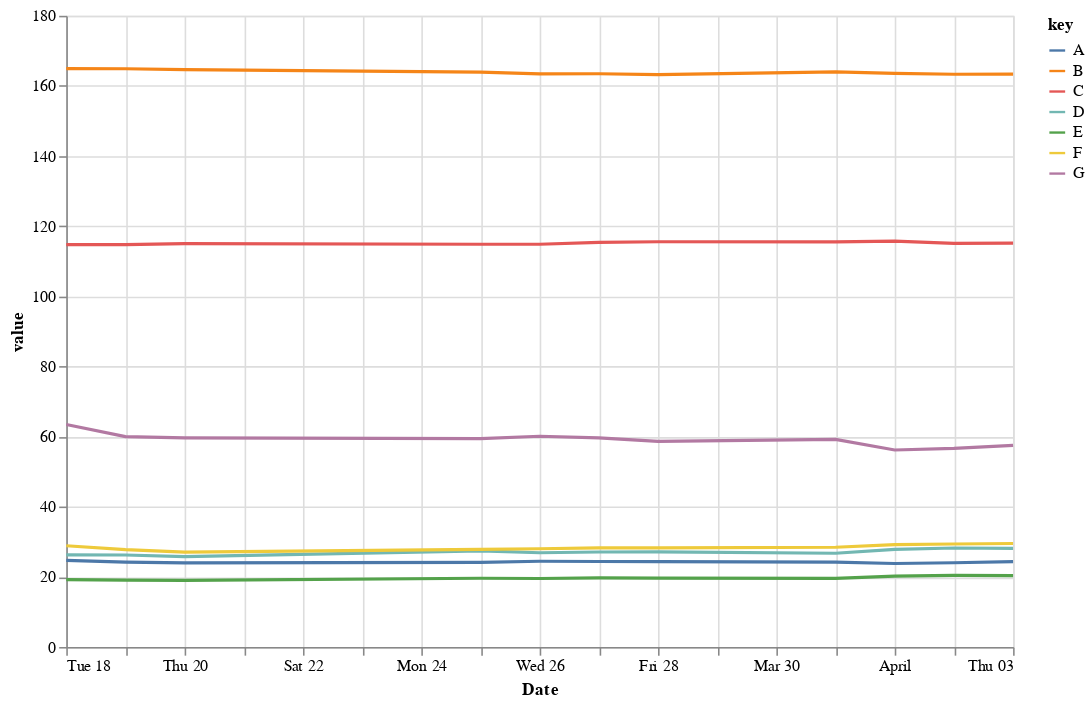

Source (notebook cell):
### Code cell
alt.Chart(data).transform_fold(['A', 'B', 'C', 'D', 'E', 'F', 'G']).mark_line().encode(
    x='Date:T',
    y='value:Q',
    color='key:N'
).properties(
    width=600,
    height=400
)

### Figure 1 — Vega-Lite specification as saved in the notebook (floating-point values rounded to 4 significant figures)
{"config": {"view": {"continuousWidth": 400, "continuousHeight": 300}}, "data": {"name": "data-7b06237e8472e39f0af47bb74180af08"}, "mark": "line", "encoding": {"color": {"type": "nominal", "field": "key"}, "x": {"type": "temporal", "field": "Date"}, "y": {"type": "quantitative", "field": "value"}}, "height": 400, "transform": [{"fold": ["A", "B", "C", "D", "E", "F", "G"]}], "width": 600, "$schema": "https://vega.github.io/schema/vega-lite/v4.8.1.json", "datasets": {"data-7b06237e8472e39f0af47bb74180af08": [{"Date": "2008-03-18T00:00:00", "A": 24.68, "B": 164.9, "C": 114.7, "D": 26.27, "E": 19.21, "F": 28.87, "G": 63.44}, {"Date": "2008-03-19T00:00:00", "A": 24.18, "B": 164.9, "C": 114.8, "D": 26.22, "E": 19.07, "F": 27.76, "G": 59.98}, {"Date": "2008-03-20T00:00:00", "A": 23.99, "B": 164.6, "C": 115.0, "D": 25.78, "E": 19.01, "F": 27.04, "G": 59.61}, {"Date": "2008-03-25T00:00:00", "A": 24.14, "B": 163.9, "C": 114.8, "D": 27.41, "E": 19.61, "F": 27.84, "G": 59.41}, {"Date": "2008-03-26T00:00:00", "A": 24.44, "B": 163.4, "C": 114.8, "D": 26.86, "E": 19.53, "F": 28.02, "G": 60.09}, {"Date": "2008-03-27T00:00:00", "A": 24.38, "B": 163.5, "C": 115.4, "D": 27.09, "E": 19.72, "F": 28.25, "G": 59.62}, {"Date": "2008-03-28T00:00:00", "A": 24.32, "B": 163.2, "C": 115.6, "D": 27.13, "E": 19.63, "F": 28.24, "G": 58.65}, {"Date": "2008-03-31T00:00:00", "A": 24.19, "B": 164.0, "C": 115.5, "D": 26.74, "E": 19.55, "F": 28.43, "G": 59.2}, {"Date": "2008-04-01T00:00:00", "A": 23.81, "B": 163.6, "C": 115.7, "D": 27.82, "E": 20.21, "F": 29.17, "G": 56.18}, {"Date": "2008-04-02T00:00:00", "A": 24.03, "B": 163.3, "C": 115.1, "D": 28.22, "E": 20.42, "F": 29.38, "G": 56.64}, {"Date": "2008-04-03T00:00:00", "A": 24.34, "B": 163.3, "C": 115.2, "D": 28.14, "E": 20.36, "F": 29.51, "G": 57.49}]}}
